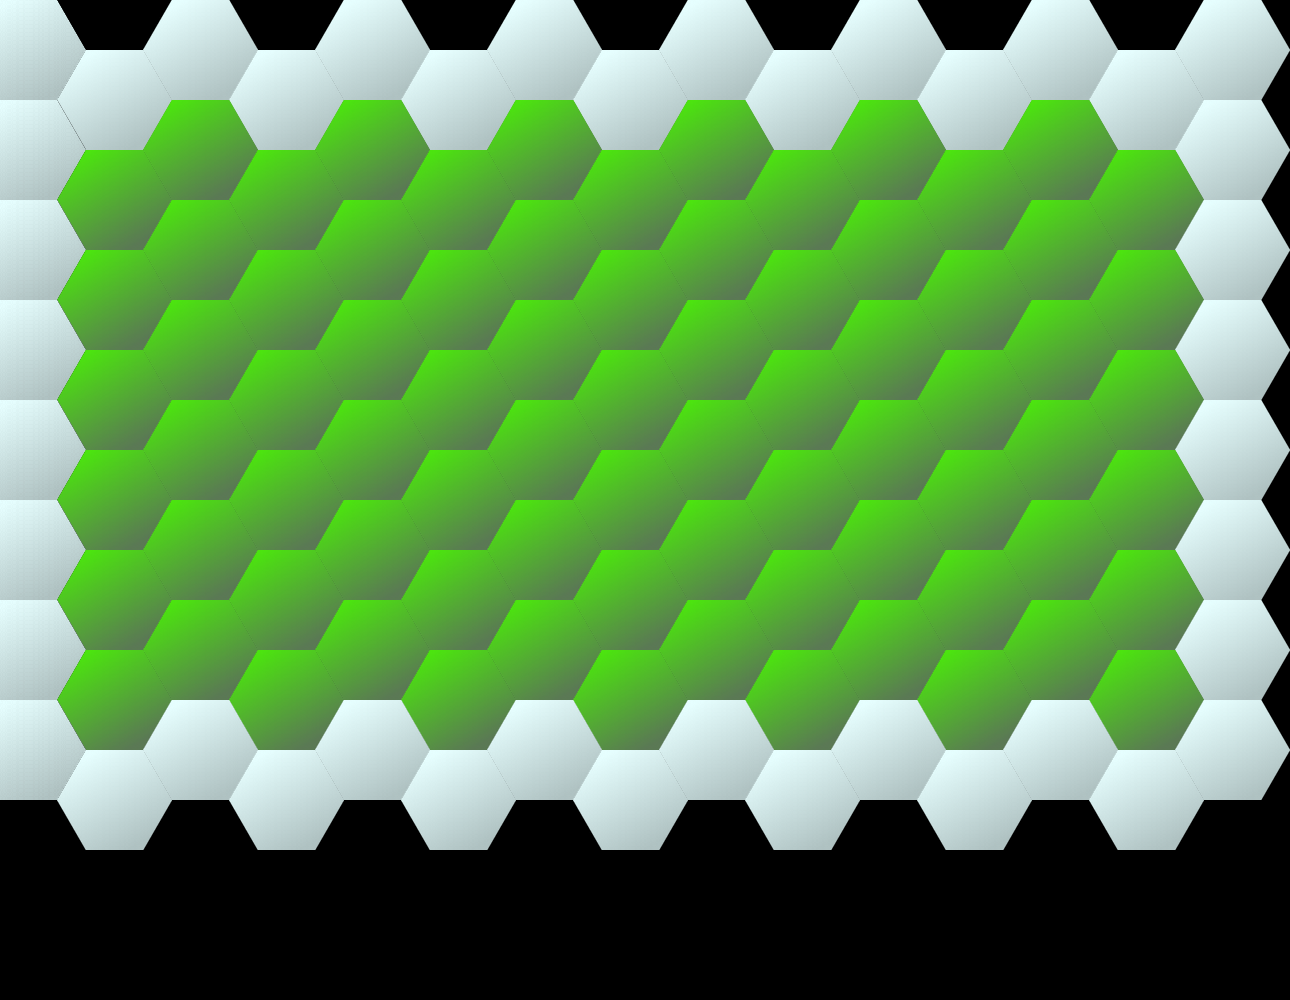

The image is a tile-based game level rendered from a .tmx file. Its description and complete source (layers, tilesets, objects, tile grids) follow:
An orthogonal 15x20 tile map with 86x50 px tiles, 1 tile layer (Tile Layer 1).

<map version="1.0" orientation="orthogonal" width="15" height="20" tilewidth="86" tileheight="50">
 <tileset firstgid="1" source="tileset.tsx" />
 <layer name="Tile Layer 1" width="15" height="20">
  <data encoding="csv">
0,0,0,0,0,0,0,0,0,0,0,0,0,0,0,
2,0,2,0,2,0,2,0,2,0,2,0,2,0,2,
0,2,0,2,0,2,0,2,0,2,0,2,0,2,0,
2,0,4,0,4,0,4,0,4,0,4,0,4,0,2,
0,4,0,4,0,4,0,4,0,4,0,4,0,4,0,
2,0,4,0,4,0,4,0,4,0,4,0,4,0,2,
0,4,0,4,0,4,0,4,0,4,0,4,0,4,0,
2,0,4,0,4,0,4,0,4,0,4,0,4,0,2,
0,4,0,4,0,4,0,4,0,4,0,4,0,4,0,
2,0,4,0,4,0,4,0,4,0,4,0,4,0,2,
0,4,0,4,0,4,0,4,0,4,0,4,0,4,0,
2,0,4,0,4,0,4,0,4,0,4,0,4,0,2,
0,4,0,4,0,4,0,4,0,4,0,4,0,4,0,
2,0,4,0,4,0,4,0,4,0,4,0,4,0,2,
0,4,0,4,0,4,0,4,0,4,0,4,0,4,0,
2,0,2,0,2,0,2,0,2,0,2,0,2,0,2,
0,2,0,2,0,2,0,2,0,2,0,2,0,2,0,
0,0,0,0,0,0,0,0,0,0,0,0,0,0,0,
0,0,0,0,0,0,0,0,0,0,0,0,0,0,0,
0,0,0,0,0,0,0,0,0,0,0,0,0,0,0
</data>
 </layer>
</map>
